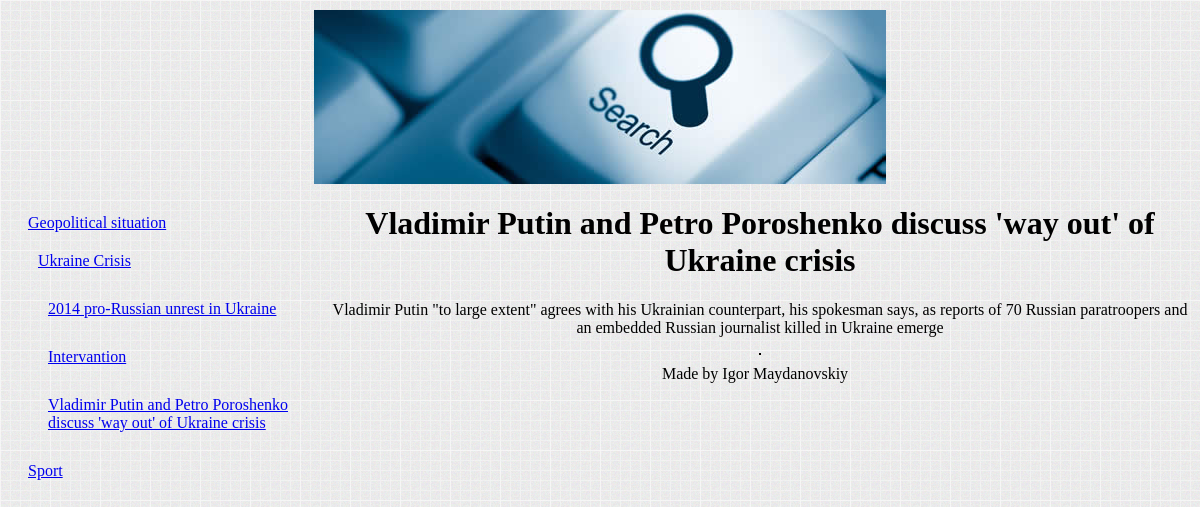
Page /?pageId=2 on the committed database.
### tables this page shows
CREATE TABLE IF NOT EXISTS `news` (
  `Id` int(11) NOT NULL AUTO_INCREMENT,
  `InstanceOf` int(11) DEFAULT NULL,
  `Title` text NOT NULL,
  `Body` text NOT NULL,
  `ParentId` int(11) DEFAULT NULL,
  `sortField` text NOT NULL,
  `IsContainer` tinyint(1) NOT NULL,
  PRIMARY KEY (`Id`),
  KEY `InstanceOf` (`InstanceOf`)
);

### index.php (called while the page is built, shortened)
<?php
	require("DBManager.inc");
	require("System.inc");
	if (!isset($_GET["pageId"]))
		System::getInstance()->showPage(1);
	else
		System::getInstance()->showPage(intval($_GET["pageId"]));
?>

### DBManager.inc (called while the page is built, shortened)
<?php
require("DataSet.inc");
class DBManager
{
	private static $instance;
	private $DBH;
	public static function getInstance()
	{
		if(is_null(self::$instance))
		{
			self::$instance = new self();
		}
	return self::$instance;
}
public function connect($host,$dbname,$user,$password)
{
	try
	{
		$this->DBH = new PDO("mysql:host=$host;dbname=$dbname", $user, $password);
	}
	catch(PDOException $e)
	{
		WriteError($e->getMessage());
		die();
	}
}
public function SQL($query, $params = null)
{
	try
	{
		if(!is_null($params))
		{
			$STH = $this->DBH->prepare($query);
			$STH->execute($params);
			return new DataSet($STH);
		}
		else
		{
			$STH = $this->DBH->query($query);
			return new DataSet($STH);
		}
	}
	catch(PDOException $e)
	{
		WriteError($e->getMessge());
	}
}
}
function SQL($query, $params = null)
{
	return DBManager::getInstance()->SQL($query, $params);
}
?>

### DataSet.inc (called while the page is built, shortened)
<?php
class DataSet
{
private $arr;
public function __construct($ST)
{
	$this->STH = $ST;
	$this->STH->setFetchMode(PDO::FETCH_ASSOC);
	$this->arr = $this->STH->FetchAll();
}
public function getAll()
{
	return $this->arr;
}
}
?>

### Page.inc (called while the page is built, shortened)
<?php
class Page
{
	public function __construct($id)
	{
		$page = SQL('Select * from news where id = ?', array($id))->getAll()[0];
		$this->id = $id;
		$this->title = $page['Title'];
	}
}
?>

### System.inc (the view, shortened to what this page needs)
<?php
	require("Page.inc");
class System
{
	public function showPage($id)
	{
		echo "<html>
				<head>
					<link rel=\"stylesheet\" type=\"text/css\" href=\"css/feed.css\"/>
					<meta http-equiv = \"content-language\" content = \"ru\" />
					<script src=\"js/script.js\".>
					</script>
				</head>
				<body>";
		echo "<div id='menu'>";
		$this->showMenu($this->getParents($id));
		echo "</div>";
		echo "	</body>
			  </html>";
	}
	private function showMenu($parentPages, $parent = null, $level = 1)
	{
		$margin = 10;
		$pages = $this->getChildPages($parentPages, $parent);
		for ($i=0; $i < count($pages); $i++) {
			if ($pages[$i]["InstanceOf"] != null)
				$page = new Page($pages[$i]["InstanceOf"]);
			else
				$page = new Page($pages[$i]["Id"]);
			$title = $page->title;
			$id = $page->id;
			echo "<div style=\"margin:" . $level * $margin . "px \"><a href=\"index.php?pageId=" .$id
			."\">" . $title . "</a></div>";
			if (in_array($page, $parentPages))
				$this->showMenu($parentPages,$pages[$i], $level + 1);
		}
	}
	private function getParents($id)
	{
		$parentPages = array();
	  	$page = new Page($id);
	  	array_push($parentPages, $page);
	  	while($page->parentId != null)
	  	{
	   		$page = new Page ($page->parentId)   	;
	   		array_push($parentPages, $page);
	  	}
	  	return $parentPages;
	}
	private function getChildPages($parentPages, $parent = null)
	{
		$sortField = $parent["sortField"];
		$query = "select * from  news where";
		$params = array();
		if ($parent == null)
		{
			$query = $query . " ISNULL(ParentId)";
			array_push($params, null);
		}
		else
		{
			$query = $query . " ParentId = ? order by " . $sortField;
			array_push($params, $parent["Id"]);
		}
		$pages = SQL($query,$params)->getAll();
		return $pages;
	}
}
?>

### css/feed.css (style rules this page uses)
body { background-image: ("Pictures\\bg.png"); background: #eceae8 url("Pictures\\bg.png"); text-align:center; }
div { margin: 10px; }
#menu { float: left; width: 300px; }
#menu div { text-align: left; }

### rows in the picture
news: Title "Geopolitical situation"
news: Title "Ukraine Crisis"
news: Title "2014 pro-Russian unrest in Ukraine"
news: Title "Intervantion"
news: Title "Vladimir Putin and Petro Poroshenko discuss 'way out' of Ukraine crisis"
news: Title "Sport"

### other values in the picture
$obj["title"] "Vladimir Putin and Petro Poroshenko discuss 'way out' of Ukraine crisis"
$obj["body"] "Vladimir Putin \"to large extent\" agrees with his Ukrainian counterpart, his spokesman says, as reports of 70 Russian paratroopers and an embedded Russian journalist killed in Ukraine emerge"
